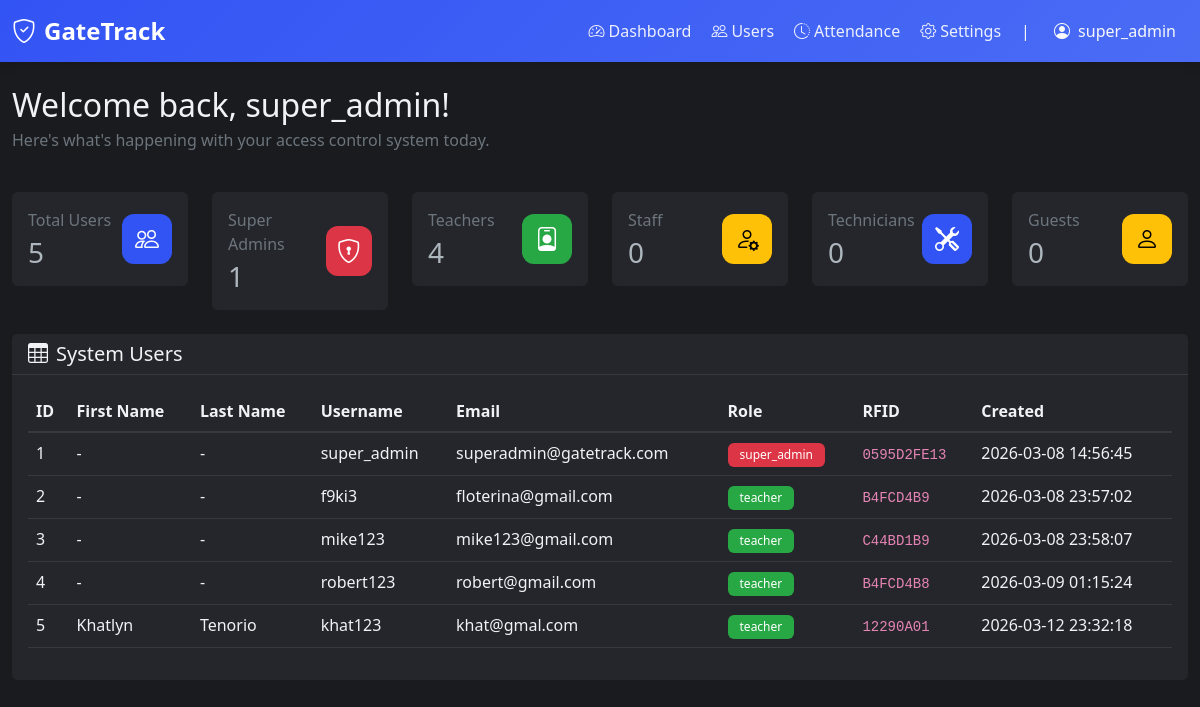
The page /dashboard (signed in) on the database as committed earlier.
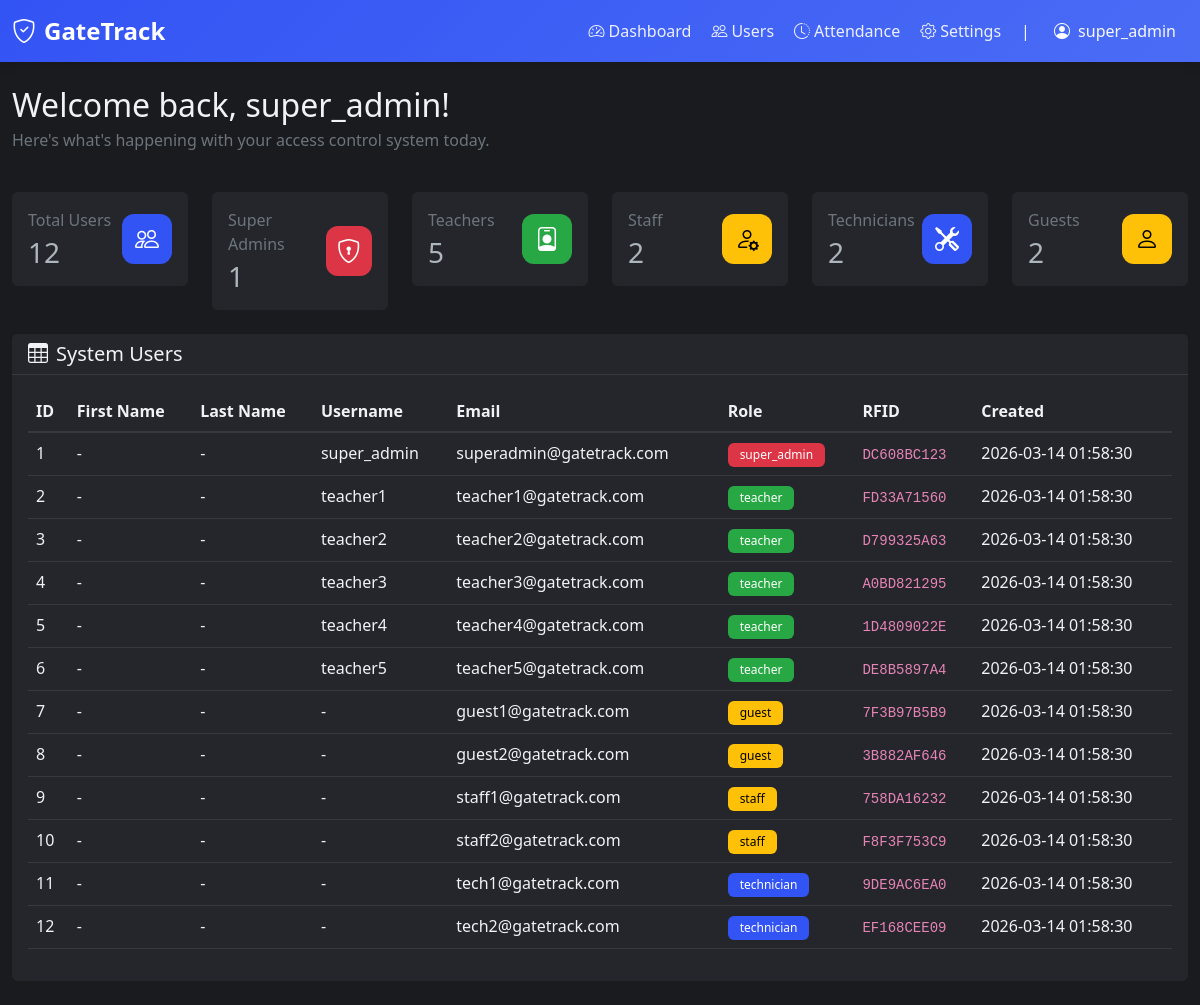
The same page on the database as committed later.
### tables this page shows
CREATE TABLE "users" (id INTEGER NOT NULL, username VARCHAR(80), email VARCHAR(120) NOT NULL, password VARCHAR(200), contact VARCHAR(20), gender VARCHAR(10), role VARCHAR(20) NOT NULL, created_at DATETIME, rfid TEXT, first_name VARCHAR(50), last_name VARCHAR(50), PRIMARY KEY (id), UNIQUE (email));

### app.py (the view)
@app.route('/dashboard')
@login_required
def dashboard():
    user_count = get_user_count_by_role()
    super_admin_count = get_user_count_by_role('super_admin')
    teacher_count = get_user_count_by_role('teacher')
    staff_count = get_user_count_by_role('staff')
    technician_count = get_user_count_by_role('technician')
    guest_count = get_user_count_by_role('guest')
    users = get_all_users()
    return render_template(
        'dashboard.html',
        user_count=user_count,
        super_admin_count=super_admin_count,
        teacher_count=teacher_count,
        staff_count=staff_count,
        technician_count=technician_count,
        guest_count=guest_count,
        users=users
    )

### app.py (called while the page is built)
def get_connection():
    conn = sqlite3.connect(DB_PATH)
    conn.row_factory = sqlite3.Row
    return conn

def get_all_users():
    conn = get_connection()
    cursor = conn.cursor()
    cursor.execute('SELECT * FROM users ORDER BY id')
    users = cursor.fetchall()
    conn.close()
    return users

def get_user_count_by_role(role=None):
    conn = get_connection()
    cursor = conn.cursor()
    if role:
        cursor.execute('SELECT COUNT(*) FROM users WHERE role = ?', (role,))
    else:
        cursor.execute('SELECT COUNT(*) FROM users')
    count = cursor.fetchone()[0]
    conn.close()
    return count

def login_required(f):
    @wraps(f)
    def decorated_function(*args, **kwargs):
        if 'user_id' not in session:
            flash('Please log in to access this page.', 'error')
            return redirect(url_for('login'))
        return f(*args, **kwargs)
    return decorated_function

### templates/dashboard.html (shortened to what this page needs)
{% extends "nav.html" %} {% block title %}Dashboard - GateTrack{% endblock %}  {% block content %}
<div class="row mb-4">
  <div class="col-12">
    <h2 class="mb-1">
      Welcome back, {{ session.get('username') or session.get('email') }}!
    </h2>
    <p class="text-secondary">
      Here's what's happening with your access control system today.
    </p>
  </div>
</div>
<div class="row mb-4">
  <div class="col-6 col-md-2">
    <div class="card stats-card">
      <div class="card-body">
        <div class="d-flex justify-content-between align-items-center">
          <div>
            <p class="text-secondary mb-1">Total Users</p>
            <h3 class="mb-0">{{ user_count }}</h3>
          </div>
          <div class="stats-icon bg-primary">
            <i class="bi bi-people fs-4"></i>
          </div>
        </div>
      </div>
    </div>
  </div>
  <div class="col-6 col-md-2">
    <div class="card stats-card">
      <div class="card-body">
        <div class="d-flex justify-content-between align-items-center">
          <div>
            <p class="text-secondary mb-1">Super Admins</p>
            <h3 class="mb-0">{{ super_admin_count }}</h3>
          </div>
          <div class="stats-icon bg-danger">
            <i class="bi bi-shield-lock fs-4"></i>
          </div>
        </div>
      </div>
    </div>
  </div>
  <div class="col-6 col-md-2">
    <div class="card stats-card">
      <div class="card-body">
        <div class="d-flex justify-content-between align-items-center">
          <div>
            <p class="text-secondary mb-1">Teachers</p>
            <h3 class="mb-0">{{ teacher_count }}</h3>
          </div>
          <div class="stats-icon bg-success">
            <i class="bi bi-person-badge fs-4"></i>
          </div>
        </div>
      </div>
    </div>
  </div>
  <div class="col-6 col-md-2">
    <div class="card stats-card">
      <div class="card-body">
        <div class="d-flex justify-content-between align-items-center">
          <div>
            <p class="text-secondary mb-1">Staff</p>
            <h3 class="mb-0">{{ staff_count }}</h3>
          </div>
          <div class="stats-icon bg-warning">
            <i class="bi bi-person-gear fs-4"></i>
          </div>
        </div>
      </div>
    </div>
  </div>
  <div class="col-6 col-md-2">
    <div class="card stats-card">
      <div class="card-body">
        <div class="d-flex justify-content-between align-items-center">
          <div>
            <p class="text-secondary mb-1">Technicians</p>
            <h3 class="mb-0">{{ technician_count }}</h3>
          </div>
          <div class="stats-icon bg-primary">
            <i class="bi bi-tools fs-4"></i>
          </div>
        </div>
      </div>
    </div>
  </div>
  <div class="col-6 col-md-2">
    <div class="card stats-card">
      <div class="card-body">
        <div class="d-flex justify-content-between align-items-center">
          <div>
            <p class="text-secondary mb-1">Guests</p>
            <h3 class="mb-0">{{ guest_count }}</h3>
          </div>
          <div class="stats-icon bg-warning">
            <i class="bi bi-person fs-4"></i>
          </div>
        </div>
      </div>
    </div>
  </div>
</div>
<div class="row">
  <div class="col-12">
    <div class="card">
      <div
        class="card-header d-flex justify-content-between align-items-center"
      >
        <h5 class="mb-0"><i class="bi bi-table me-2"></i>System Users</h5>
      </div>
      <div class="card-body">
        <div class="table-responsive">
          <table class="table table-hover">
            <thead>
              <tr>
                <th>ID</th>
                <th>First Name</th>
                <th>Last Name</th>
                <th>Username</th>
                <th>Email</th>
                <th>Role</th>
                <th>RFID</th>
                <th>Created</th>
              </tr>
            </thead>
            <tbody>
              {% for user in users %}
              <tr>
                <td>{{ user.id }}</td>
                <td>{{ user.first_name or '-' }}</td>
                <td>{{ user.last_name or '-' }}</td>
                <td>{{ user.username or '-' }}</td>
                <td>{{ user.email }}</td>
                <td>
                  {% if user.role == 'super_admin' %}
                  <span class="badge bg-danger">{{ user.role }}</span>
                  {% elif user.role == 'teacher' %}
                  <span class="badge bg-success">{{ user.role }}</span>
                  {% elif user.role == 'staff' %}
                  <span class="badge bg-warning text-dark"
                    >{{ user.role }}</span
                  >
                  {% elif user.role == 'technician' %}
                  <span class="badge bg-primary">{{ user.role }}</span>
                  {% else %}
                  <span class="badge bg-warning text-dark"
                    >{{ user.role }}</span
                  >
                  {% endif %}
                </td>
                <td><code>{{ user.rfid or 'N/A' }}</code></td>
                <td>{{ user.created_at }}</td>
              </tr>
              {% endfor %}
            </tbody>
          </table>
        </div>
      </div>
    </div>
  </div>
</div>
{% endblock %}

### templates/nav.html (shortened to what this page needs)
<!doctype html>
<html lang="en" data-bs-theme="dark">
  <head>
    <link
      href="{{ url_for('static', filename='bootstrap/5.3.0/css/bootstrap.min.css') }}"
      rel="stylesheet"
    />
    <link
      rel="stylesheet"
      href="{{ url_for('static', filename='css/style.css') }}"
    />
    <link
      rel="stylesheet"
      href="{{ url_for('static', filename='bootstrap-icons/1.11.0/font/bootstrap-icons.css') }}"
    />
  </head>
  <body>
    <nav class="navbar navbar-expand-lg navbar-dark">
      <div class="container-fluid">
        <a class="navbar-brand" href="{{ url_for('dashboard') }}">
          <i class="bi bi-shield-check me-2"></i>GateTrack
        </a>
        <div class="collapse navbar-collapse" id="navbarNav">
          <div class="navbar-nav ms-auto">
            <div class="nav-group">
              <ul class="navbar-nav">
                <li class="nav-item">
                  <a
                    class="nav-link{% if request.endpoint == 'dashboard' %} active{% endif %}"
                    href="{{ url_for('dashboard') }}"
                  >
                    <i class="bi bi-speedometer2 me-1"></i>Dashboard
                  </a>
                </li>
                {% if session.get('role') in ['super_admin', 'teacher'] %}
                <li class="nav-item">
                  <a
                    class="nav-link{% if request.endpoint == 'users' %} active{% endif %}"
                    href="{{ url_for('users') }}"
                  >
                    <i class="bi bi-people me-1"></i>Users
                  </a>
                </li>
                <li class="nav-item">
                  <a
                    class="nav-link{% if request.endpoint == 'attendance' %} active{% endif %}"
                    href="{{ url_for('attendance') }}"
                  >
                    <i class="bi bi-clock-history me-1"></i>Attendance
                  </a>
                </li>
                {% endif %} {% if session.get('role') == 'super_admin' %}
                <li class="nav-item">
                  <a class="nav-link" href="#">
                    <i class="bi bi-gear me-1"></i>Settings
                  </a>
                </li>
                {% endif %}
              </ul>
              <span class="text-light mx-1">|</span>
              <div class="dropdown">
                <button
                  class="btn btn-outline-light dropdown-toggle"
                  type="button"
                  data-bs-toggle="dropdown"
                >
                  <i class="bi bi-person-circle me-1"></i>
                  {{ session.get('username') or session.get('email') }}
                </button>
              </div>
            </div>
          </div>
        </div>
      </div>
    </nav>
    <div class="container-fluid py-4">{% block content %}{% endblock %}</div>
  </body>
</html>

### static/css/style.css (style rules this page uses)
[data-bs-theme="dark"] { --bg-primary: #1a1b1e; --bg-secondary: #25262b; --text-primary: #f1f2f6; --text-secondary: #adb5bd; --primary: #3354f4; --primary-hover: #4a6cf5; --border-color: #343a40; --card-shadow: 0 2px 10px rgba(0, 0, 0, 0.3); }
body { background-color: var(--bg-primary); color: var(--text-primary); font-family: "Segoe UI", Tahoma, Geneva, Verdana, sans-serif; min-height: 100vh; transition: background-color 0.3s ease, color 0.3s ease; }
.card { background-color: var(--bg-secondary); border: 1px solid var(--border-color); box-shadow: var(--card-shadow); transition: background-color 0.3s ease, border-color 0.3s ease; }
.card-header { background-color: var(--bg-secondary); border-bottom: 1px solid var(--border-color); color: var(--text-primary); }
.table { color: var(--text-primary); }
.table thead th { background-color: var(--bg-primary); border-bottom: 2px solid var(--border-color); color: var(--text-primary); font-weight: 600; }
.table tbody tr { border-bottom: 1px solid var(--border-color); transition: background-color 0.2s ease; }
.navbar { background: linear-gradient( 135deg, var(--primary) 0%, #4a6cf5 100% ) !important; box-shadow: 0 2px 10px rgba(0, 0, 0, 0.15); }
.navbar-brand { font-weight: 700; font-size: 1.5rem; }
.nav-link { color: rgba(255, 255, 255, 0.9) !important; transition: color 0.3s ease; }
.stats-card { background-color: var(--bg-secondary); border: 1px solid var(--border-color); box-shadow: var(--card-shadow); }
.badge { padding: 6px 12px; font-weight: 500; border-radius: 6px; }

### templates/nav.html (style rules this page uses)
.dropdown-toggle { border: none !important; box-shadow: none !important; background: transparent !important; }
.dropdown-toggle::after { display: none; }
.nav-group { display: flex; align-items: center; gap: 0.5rem; }
.nav-group .navbar-nav { gap: 0.25rem; }
.card { border: none !important; box-shadow: none !important; }
.table thead th, .table tbody tr, .table tbody td { background-color: transparent !important; color: inherit !important; }

### templates/dashboard.html (style rules this page uses)
.stats-icon { width: 50px; height: 50px; border-radius: 12px; display: flex; align-items: center; justify-content: center; color: white; }
.bg-primary { background-color: #3354f4 !important; }
.bg-success { background-color: #28a745 !important; }
.bg-warning { background-color: #ffc107 !important; color: #000 !important; }
.bg-danger { background-color: #dc3545 !important; }

Rows that differ between the two databases and show on the page:
changed users "super_admin": rfid "0595D2FE13" → "DC608BC123"; created_at "2026-03-08 14:56:45" → "2026-03-14 01:58:30"
changed users id 2: username "f9ki3" → "teacher1"; email "floterina@gmail.com" → "teacher1@gatetrack.com"; rfid "B4FCD4B9" → "FD33A71560"; created_at "2026-03-08 23:57:02" → "2026-03-14 01:58:30"
changed users id 3: username "mike123" → "teacher2"; email "mike123@gmail.com" → "teacher2@gatetrack.com"; rfid "C44BD1B9" → "D799325A63"; created_at "2026-03-08 23:58:07" → "2026-03-14 01:58:30"
changed users id 4: username "robert123" → "teacher3"; email "robert@gmail.com" → "teacher3@gatetrack.com"; rfid "B4FCD4B8" → "A0BD821295"; created_at "2026-03-09 01:15:24" → "2026-03-14 01:58:30"
changed users id 5: first_name "Khatlyn" → "-"; last_name "Tenorio" → "-"; username "khat123" → "teacher4"; email "khat@gmal.com" → "teacher4@gatetrack.com"; rfid "12290A01" → "1D4809022E"; created_at "2026-03-12 23:32:18" → "2026-03-14 01:58:30"
added users: id "6", first_name "-", last_name "-", username "teacher5", email "teacher5@gatetrack.com", role "teacher", rfid "DE8B5897A4", created_at "2026-03-14 01:58:30"
added users: id "7", first_name "-", last_name "-", username "-", email "guest1@gatetrack.com", role "guest", rfid "7F3B97B5B9", created_at "2026-03-14 01:58:30"
added users: id "8", first_name "-", last_name "-", username "-", email "guest2@gatetrack.com", role "guest", rfid "3B882AF646", created_at "2026-03-14 01:58:30"
added users: id "9", first_name "-", last_name "-", username "-", email "staff1@gatetrack.com", role "staff", rfid "758DA16232", created_at "2026-03-14 01:58:30"
added users: id "10", first_name "-", last_name "-", username "-", email "staff2@gatetrack.com", role "staff", rfid "F8F3F753C9", created_at "2026-03-14 01:58:30"
added users: id "11", first_name "-", last_name "-", username "-", email "tech1@gatetrack.com", role "technician", rfid "9DE9AC6EA0", created_at "2026-03-14 01:58:30"
added users: id "12", first_name "-", last_name "-", username "-", email "tech2@gatetrack.com", role "technician", rfid "EF168CEE09", created_at "2026-03-14 01:58:30"
Other text that changed with them:
{{ user_count }}: "5" → "12"
{{ teacher_count }}: "4" → "5"
{{ staff_count }}: "0" → "2"
{{ technician_count }}: "0" → "2"
{{ guest_count }}: "0" → "2"
